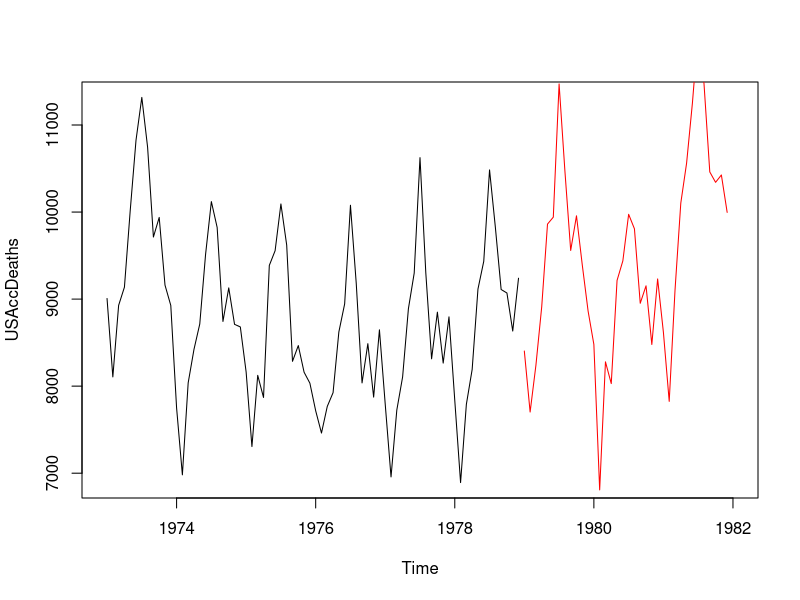

Source code (R):
library(forecast)


### Name: simulate.ets
### Title: Simulation from a time series model
### Aliases: simulate.ets simulate.Arima simulate.ar simulate.fracdiff
###   simulate.nnetar simulate.modelAR
### Keywords: ts

### ** Examples

fit <- ets(USAccDeaths)
plot(USAccDeaths, xlim=c(1973,1982))
lines(simulate(fit, 36), col="red")
